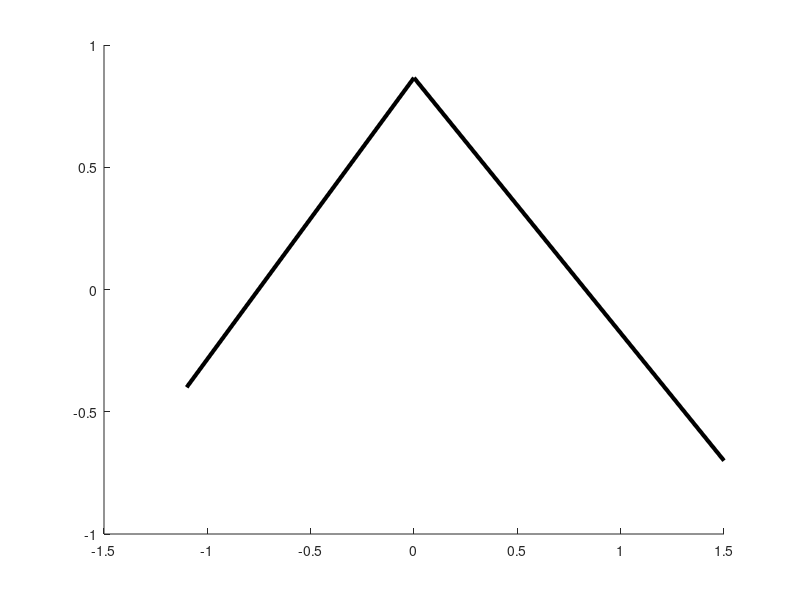

MATLAB code for this plot: (Note: this script raises an error after producing the figure.)
%% Forces sketch
clear all;
% vertX = [-sqrt(3)/2 0 sqrt(3)/2 -sqrt(3)/2];
% vertY = [-1/2, sqrt(3)/2 -1/2 -1/2];
vertX = [-1.1 0 1.5];
vertY = [-0.4, sqrt(3)/2 -0.7];
pi = [2,1];
pj = [0.05,2];

close all;
%set(gcf, 'Position',  [100, 100, 450, 450]);
figure(1); hold on;
plot(vertX,vertY,'k','LineWidth',3);
[hi, x_proji,y_proji] = poly_dist(pi(1),pi(2),vertX,vertY);
[hj, x_projj,y_projj] = poly_dist(pj(1),pj(2),vertX,vertY);
s = 30;
plot(pi(1),pi(2),'.k','MarkerSize',s);
plot(pj(1),pj(2),'.k','MarkerSize',s);
plot(x_proji,y_proji,'.k','MarkerSize',s);
plot(x_projj,y_projj,'.k','MarkerSize',s);
plot([x_proji,pi(1)],[y_proji,pi(2)],'--k','LineWidth',3);
plot([x_projj,pj(1)],[y_projj,pj(2)],'--k','LineWidth',3);
plot([pi(1),pj(1)],[pi(2),pj(2)],'--k','LineWidth',3);
Hi=([x_proji,y_proji]-pi)/hi;
Hj=([x_projj,y_projj]-pj)/hj;
pij = pi-pj;
ui = Hi+0.2*pij;
uj = Hj-0.2*pij;
k = 0.5;
quiver([pi(1),pj(1)],[pi(2),pj(2)],k*[Hi(1),Hj(1)],k*[Hi(2),Hj(2)],0,'linewidth',3);
quiver([pi(1),pj(1)],[pi(2),pj(2)],2*k*[ui(1),uj(1)],2*k*[ui(2),uj(2)],0,'linewidth',3);
quiver([pi(1),pj(1)],[pi(2),pj(2)],k*[pij(1),-pij(1)]/norm(pij),k*[pij(2),-pij(2)]/norm(pij),0,'linewidth',3);
%axis([-0.2,1.1,0.2,1.6])
%set(gca, 'visible', 'off');
box on;
text(pi(1),0.2+pi(2),'$p_i$', 'Interpreter','latex','fontSize',24);
text(pj(1),0.2+pj(2),'$p_j$', 'Interpreter','latex','fontSize',24);
text(-1+x_projj,y_projj,'$P_{\partial \Omega}(p_j)$', 'Interpreter','latex','fontSize',24);
text(0.15+x_proji,-0.05+y_proji,'$P_{\partial \Omega}(p_i)$', 'Interpreter','latex','fontSize',24);
text(0.05+pj(1),-0.6+pj(2),'-$\frac{h_{j}}{[[h_{j}]]}$', 'Interpreter','latex','fontSize',25);
text(-0.9+pi(1),-0.1+pi(2),'-$\frac{h_{i}}{[[h_{i}]]}$', 'Interpreter','latex','fontSize',25);
text(0.2+pi(1),-0.5+pi(2),'$\frac{p_{ij}}{\left\Vert p_{ij}\right\Vert}$', 'Interpreter','latex','fontSize',28)
text(-1+pj(1),0.2+pj(2),'$\frac{p_{ji}}{\left\Vert p_{ji}\right\Vert}$', 'Interpreter','latex','fontSize',28)
text(-0.2+pi(1),-0.8+pi(2),'$u_i$', 'Interpreter','latex','fontSize',25)
text(-0.7+pj(1),-0.6+pj(2),'$u_j$', 'Interpreter','latex','fontSize',25)
text(-0.1,-0.2,0,'$\Omega$', 'Interpreter','latex','fontSize',35)
axis equal;
%axis tight;
ax = gca; % use current axes
% axis lines
%axis tight
%xlim(get(ax,'XLim')+[-0.2,0.5]);
%ylim(get(ax,'YLim')+[-0.2,0.35]);
grid on;
set(gca,'xticklabel',[]);
set(gca,'yticklabel',[]);
%axis tight;
set(gca, 'visible', 'off');
axis tight;
%% Projecting force Dubins - force threshold
clear all;
xmin = -2.6; xmax=2.6; ymin=-1.8; ymax=1.8;
vertX = 2*[-1 -1 1 1 -1];
vertY = [-1  1 1 -1 -1];
theta = pi/8;
R = [cos(theta) -sin(theta); sin(theta) cos(theta)];
ui = [1; -2];
ui_proj = ui*0.5;
%rotating
vert = R*[vertX;vertY];
vertX = vert(1,:);
vertY = vert(2,:);
ui = R*ui;
ui_proj = R*ui_proj;
close all;
%set(gcf, 'Position',  [100, 100, 450, 450]);
figure(1); hold on;
plot(vertX,vertY,'k','LineWidth',2.5);
blue = [0, 0.4470, 0.7410];
red = [0.8500, 0.3250, 0.0980];
quiver([0],[0],[ui(1)],[ui(2)],1,'linewidth',3, 'Color', blue);
text(1.4,-1.0,'$\frac{dv_i}{dt}$', 'Interpreter','latex','fontSize',30);
quiver([0],[0],[ui_proj(1)],[ui_proj(2)],1,'linewidth',3, 'Color', red);
text(0.7,-0.45,'$\hat{u}_i$', 'Interpreter','latex','fontSize',25);
box on;
text(-0.8,1.5,'$\frac{dv_{y}}{dt}$', 'Interpreter','latex','fontSize',30);
text(2.0,0.4,'$\frac{dv_{x}}{dt}$', 'Interpreter','latex','fontSize',30);
text(-1.6,-0.8,0,'$S(\theta_{i},s_i)$', 'Interpreter','latex','fontSize',25);
% center axis
plot([0,(vertX(3)+vertX(4))/2],[0,(vertY(3)+vertY(4))/2],'k.-','linewidth',1.2);
plot([0,(vertX(2)+vertX(3))/2],[0,(vertY(2)+vertY(3))/2],'k.-','linewidth',1.2);
h = text((vertX(3)+vertX(4))/4-0.4,(vertY(3)+vertY(4))/4+0.1,'$u_{s_{max}}$',...
    'Interpreter','latex','fontSize',25);
set(h,'Rotation',theta*(180/pi));
h = text((vertX(2)+vertX(3))/4-1.1,(vertY(2)+vertY(3))/4-0.3,...
    '$s_iu_{\theta_{max}}$', 'Interpreter','latex','fontSize',25);
set(h,'Rotation',theta*(180/pi));
% ploting angle arc
tt = 0:0.1:1.2*theta;
rr = 0.8;
plot(rr*cos(tt),rr*sin(tt),'k-','linewidth',1.2);
text(0.8,0.2,'$-\theta_{i}$', 'Interpreter','latex','fontSize',18);
axis equal;
%axis tight;
ax = gca; % use current axes
% axis lines
line([xmin,xmax], [0 0], 'Color', 'k','lineWidth',2);
line([0 0], [ymin,ymax], 'Color', 'k','lineWidth',2);
grid on;
set(gca,'xticklabel',[]);
set(gca,'yticklabel',[]);
% the arrows
xO = 0.2;  
yO = 0.1;
xmax = xmax + xO;
ymax = ymax + yO;
%
patch([xmax-xO -yO; xmax-xO +yO; xmax 0.0], ...
    [yO ymax-xO; -yO ymax-xO; 0 ymax], 'k', 'clipping', 'off');
set(gca, 'visible', 'off');
axis tight;

%% fI
close all; clear all;
fontSize = 50;
rd = 3;
fI = @(r)1*(r-rd).*(r-rd<0);
xmin = -2; xmax=7; ymin=-rd; ymax=0.5*rd;
r = [0:xmax];   
figure(1);
plot(r,fI(r),'k','lineWidth',4);
axis([xmin xmax ymin ymax]);
axh = gca; % use current axes
% axis lines
line(get(axh,'XLim'), [0 0], 'Color', 'k','lineWidth',2);
line([0 0], get(axh,'YLim'), 'Color', 'k','lineWidth',2);
% labels
text(xmax*0.95, -0.25,'$x$','fontSize',fontSize, 'Interpreter','latex');
text(rd, -0.35,'$r_{d}$','fontSize',fontSize, 'Interpreter','latex');
text(-2.0, ymax*0.8,'$f_{I}(x)$','fontSize',0.9*fontSize, 'Interpreter','latex');
set(gca, 'visible', 'off');
% thight axis
outerpos = axh.OuterPosition;
ti = axh.TightInset; 
left = outerpos(1) + ti(1);
bottom = outerpos(2) + ti(2);
ax_width = outerpos(3) - ti(1) - ti(3);
ax_height = outerpos(4) - ti(2) - ti(4);
axh.Position = [left bottom ax_width ax_height];
% the arrows
xO = 0.2;  
yO = 0.1;
xmax = xmax + xO;
ymax = ymax + yO;
%
patch([xmax-xO -yO; xmax-xO +yO; xmax 0.0], ...
    [yO ymax-xO; -yO ymax-xO; 0 ymax], 'k', 'clipping', 'off');
axis tight;
%% fh with local min
close all; clear all;
fontSize = 50;
rd = 3;
b = 1;
fh = @(h)1*(h+rd/2).*(h-(-b*rd/2)>=0);
xmin = -5; xmax=3; ymin=-0.3*rd; ymax=1.5*rd;
r = [xmin-1:0.005:xmax];
figure(1);hold on;
plot(r,fh(r),'k.','MarkerSize',15);
plot(r,fh(r),'k:','lineWidth',4);
axis([xmin xmax ymin ymax]);
axh = gca; % use current axes
%axis lines
line(get(axh,'XLim'), [0 0], 'Color', 'k', 'lineWidth', 2);
line([0 0], get(axh,'YLim'), 'Color', 'k', 'lineWidth', 2);
%lables
text(-2.0, ymax*0.9,'$f_{h}(x)$','fontSize',fontSize*0.9, 'Interpreter','latex');
text(xmax*0.9, 0.55,'$x$','fontSize',fontSize, 'Interpreter','latex');
text(-rd/2-1.0, 0.8,'-$\frac{r_{d}}{2}$','fontSize',fontSize*1.2, 'Interpreter','latex')
%text(-rd/2-2.5, 0.45,'-$h_{0}$','fontSize',fontSize, 'Interpreter','latex')
set(gca, 'visible', 'off');
% thight axis
outerpos = axh.OuterPosition;
ti = axh.TightInset; 
left = outerpos(1) + ti(1);
bottom = outerpos(2) + ti(2);
ax_width = outerpos(3) - ti(1) - ti(3);
ax_height = outerpos(4) - ti(2) - ti(4);
axh.Position = [left bottom ax_width ax_height];
% the arrows
xO = 0.2;  
yO = 0.1;
xmax = xmax + xO;
ymax = ymax + yO;
%
patch([xmax-xO -yO; xmax-xO +yO; xmax 0.0], ...
    [yO ymax-xO; -yO ymax-xO; 0 ymax], 'k', 'clipping', 'off');
axis tight;
%% VI Intervehicle Potential
close all; clear all;
fontSize = 40;
alpha = 0.5;
rd = 2;
b = 1;
VI = @(r) (alpha/2)*(r-rd).^2.*(r-(rd*b)<=0);
xmin = -1.5; xmax=7; ymin=-0.5; ymax=rd;
r = [0:0.005:xmax];   
figure(1);hold on;
plot(r,VI(r),'k.','MarkerSize',15);
%plot(r,fI(r),'k:','lineWidth',4);
axis([xmin xmax ymin ymax]);
axh = gca; % use current axes
% axis lines
line(get(axh,'XLim'), [0 0], 'Color', 'k','lineWidth',1);
line([0 0], get(axh,'YLim'), 'Color', 'k','lineWidth',1);
% labels
text(xmax*0.85, -0.15,'$x$','fontSize',fontSize, 'Interpreter','latex');
text(rd-1, -0.15,'$r_{d}$','fontSize',fontSize, 'Interpreter','latex');
%text(rd+1.6, 0.35,'$r_{0}$','fontSize',fontSize, 'Interpreter','latex');
text(0.2, ymax*0.9,'$V_{I}(x)$','fontSize',0.9*fontSize, 'Interpreter','latex');
set(gca, 'visible', 'off');
% thight axis
outerpos = axh.OuterPosition;
ti = axh.TightInset; 
left = outerpos(1) + ti(1);
bottom = outerpos(2) + ti(2);
ax_width = outerpos(3) - ti(1) - ti(3);
ax_height = outerpos(4) - ti(2) - ti(4);
axh.Position = [left bottom ax_width ax_height];
% the arrows
xO = 0.2;  
yO = 0.1;
xmax = xmax + xO;
ymax = ymax + yO;
%
patch([xmax-xO -yO; xmax-xO +yO; xmax 0.0], ...
    [yO ymax-xO; -yO ymax-xO; 0 ymax], 'k', 'clipping', 'off');
axis tight;

%% Vh vehicle Domain Potential
close all; clear all; clc;
fontSize = 40;
beta= 8*0.05;
rd = 2;
b = 1;
Vh = @(h) (beta/2)*((h+rd/2).^2).*(h-(-b*rd/2)>=0);
xmin = -2; xmax=2; ymin=-0.3*rd; ymax=1.5*rd;
r = [xmin:0.005:xmax];   
figure(1);hold on;
plot(r,Vh(r),'k.','MarkerSize',15);
%plot(r,fI(r),'k:','lineWidth',4);
axis([xmin xmax ymin ymax]);
axh = gca; % use current axes
% axis lines
line(get(axh,'XLim'), [0 0], 'Color', 'k','lineWidth',1);
line([0 0], get(axh,'YLim'), 'Color', 'k','lineWidth',1);
% labels
% text(xmax*0.45, -0.3,'$[[x - P_{\partial \Omega}\left(x\right)]]$','fontSize',fontSize*0.7, 'Interpreter','latex');
text(xmax*0.95, -0.2,'$x$','fontSize',fontSize*0.7, 'Interpreter','latex');

%text(rd-1, -0.25,'$r_{d}$','fontSize',fontSize, 'Interpreter','latex');
text(-rd/2, -0.2,'-$\frac{r_d}{2}$','fontSize',fontSize*1.0, 'Interpreter','latex')
%text(rd+1.6, 0.35,'$r_{0}$','fontSize',fontSize, 'Interpreter','latex');
%text(-0.95, ymax*0.9,'$V_h(x)$','fontSize',0.9*fontSize, 'Interpreter','latex');
text(-0.75, ymax*0.9,'$V_h(x)$','fontSize',0.9*fontSize, 'Interpreter','latex');

set(gca, 'visible', 'off');
% thight axis
outerpos = axh.OuterPosition;
ti = axh.TightInset; 
left = outerpos(1) + ti(1);
bottom = outerpos(2) + ti(2);
ax_width = outerpos(3) - ti(1) - ti(3);
ax_height = outerpos(4) - ti(2) - ti(4);
axh.Position = [left bottom ax_width ax_height];
% the arrows
xO = 0.2;  
yO = 0.1;
xmax = xmax + xO;
ymax = ymax + yO;
%
patch([xmax-xO -yO; xmax-xO +yO; xmax 0.0], ...
    [yO ymax-xO; -yO ymax-xO; 0 ymax], 'k', 'clipping', 'off');
axis tight;
